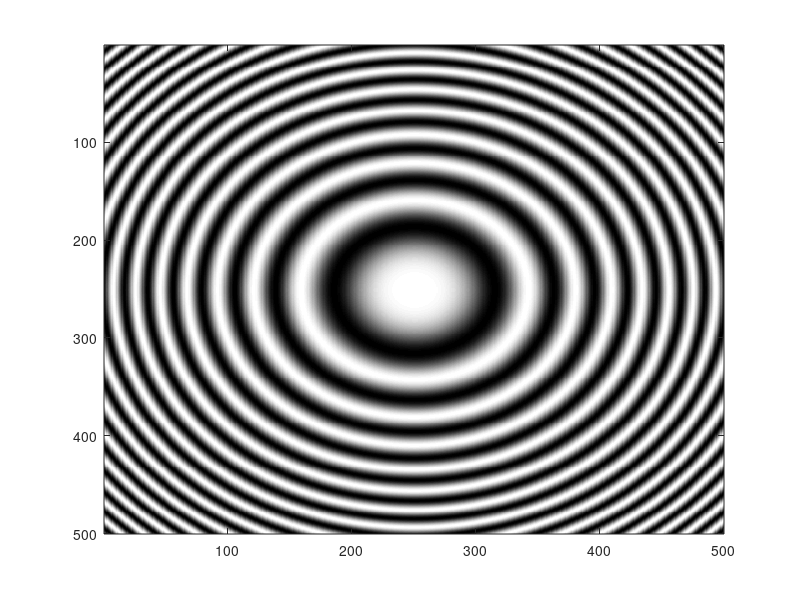

Source code (MATLAB):
%%Fresnel zone plate uv
%Define parameters
N=500;%%Define size of the matrix
V=0.5;%%Visibility controller
lambda=0.632*1e-6;%Define wavelength 

%Create sampled space 
    del=1*1e-6;%sampling
    x=-N/2:N/2-1;
    y=-N/2:N/2-1;
    [X,Y]=meshgrid(x*del,y*del); 
    r=sqrt(X.^2+Y.^2);
    u=0.01; %Focal length of 1 cm
    v=0.02;

%Simulate interference
    A=V*exp(1i*((2*pi)/lambda)*(u-sqrt(u*u-r.*r)));
    B=V*exp(1i*((2*pi)/lambda)*(-v+sqrt(v*v-r.*r)));
    D=A+B;%Interference of the object and reference wave
    I=abs(D).*abs(D);
    figure (2)
    colormap gray
    imagesc(I)

%%Construct FZP
    I1=im2bw(I);%Binarize the matrix
    FZP_uv=exp(1i*pi*I1);%Generate the FZP
